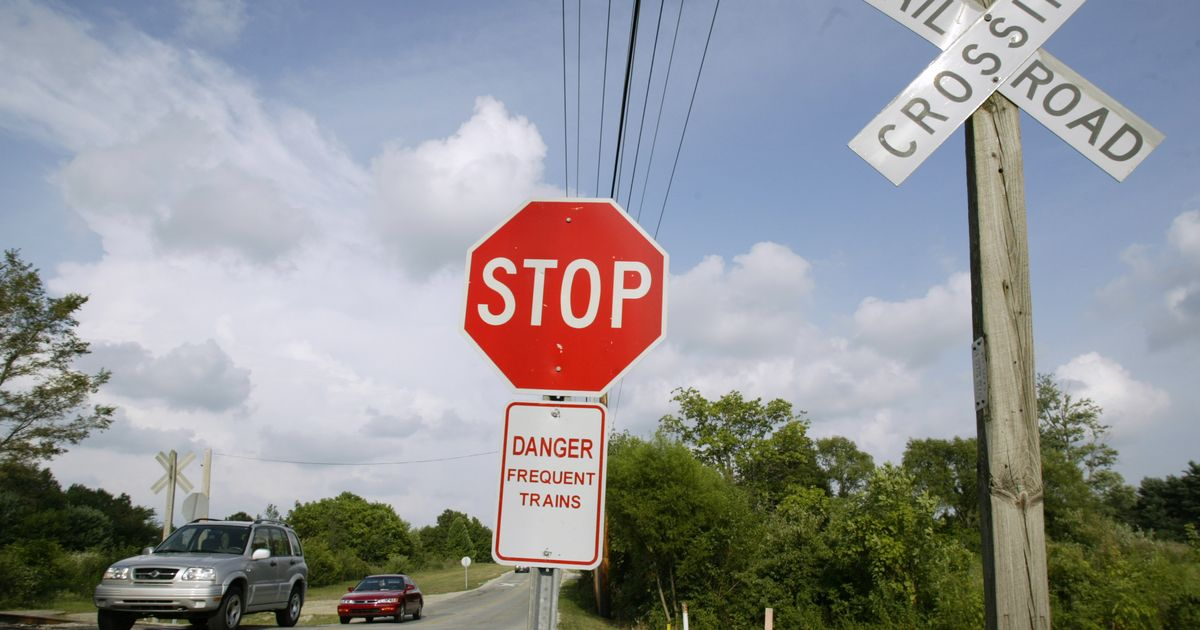
%> input picture Test Images/traffic3.jpg, 1200 x 630 px
$ octave Signage_Board_Detection.m   (GNU Octave 9; MATLAB toolbox functions it lacks are replaced by stand-ins)
%> lines starting %> are read from the running program, lines starting %| are printed output that depends on the picture; in (x1, y1, x2, y2) boxes, pixels count from 0 and x2, y2 are one past the last pixel; in counts of white or black regions, pixels touching at a corner belong together; the program's own positions count from 1
### Source Code/recognition.m
%To crop the segment from source Image
input = output;
values = unique(input(input~=0));
count = numel(values);
Area = zeros(count,1);
[row,col] = size(input);
%For all the idnetified segments
for indexing = 1:count


top_i = 0;
top_j = 0;
bottom_i = 0;
bottom_j = 0;
flag = 0;
%To identify, where the segment begins at the north (- top)
for i = 1:row
    for j = 1:col
    if(input(i,j) == values(indexing))
        top_i = i;
        top_j = j;
        flag = 1;
        break
    end
    end
    if(flag == 1)
        break
    end
end
flag = 0;

%To identify, where the segment ends at the south (- bottom)
for i = row:-1:1
    for j = 1:col
    if(input(i,j) == values(indexing))
        bottom_i = i;
        bottom_j = j;
        flag = 1;
        break
    end
    end
    if(flag == 1)
        break
    end
end

flag = 0;

%To identify, where the segment ends at from the east (-right)
for i = col:-1:1
    for j = 1:row
    if(input(j,i) == values(indexing))
        right_i = j;
        right_j = i;
        flag = 1;
        break
    end
    end
    if(flag == 1)
        break
    end
end

flag = 0;

%To identify, where the segment begins starts at the west (-left)
for j = 1:col
    for i = 1:row
    if(input(i,j) == values(indexing))
        left_i = i;
        left_j = j;
        flag = 1;
        break
    end
    end
    if(flag == 1)
        break
    end
end

%Borders of Square Calculation - To form square

square_right_row_top = top_i - 5;
square_right_col_top = right_j + 5;

square_left_row_top = square_right_row_top;
square_left_col_top = left_j - 5;

square_left_row_bottom = bottom_i + 5;
square_left_col_bottom = square_left_col_top;

square_right_row_bottom = square_left_row_bottom;
square_right_col_bottom = square_right_col_top;

%To plot the identified shape on the original image
width = square_right_col_top - square_left_col_top;
height = square_left_row_bottom - square_left_row_top;

Area(indexing) = width * height;

if(Area(indexing) > 2000)

figure
imshow(source)
rectangle('Position',[square_left_col_top,square_left_row_top,width,height],'LineWidth',5,'EdgeColor','r'),title('Identified Signage Information');
%To analyse the cropped Image
%Extracting the segment from the source
cropped_Image = source(square_left_row_top:square_right_row_bottom,square_left_col_top:square_right_col_bottom,:);
figure
imshow(cropped_Image),title('Extracted Image');

%To alarm, The sign has been identified
[y,fs] = audioread('Horn.wav');
sound = audioplayer(y,fs);
play(sound);

%Optical character Recognition
% text = ocr(cropped_Image);
end
end

### Source Code/Signage_Board_Detection.m
close all
%Read Source Image
source = imread('traffic3.jpg');
%> source is the input picture: size 630x1200x3 uint8; mean R, G, B 146, 147, 149.5

figure;
imshow(source),title('Source Image');

%Extract R,G and B portions of the image
red = source(:,:,1);
green = source(:,:,2);
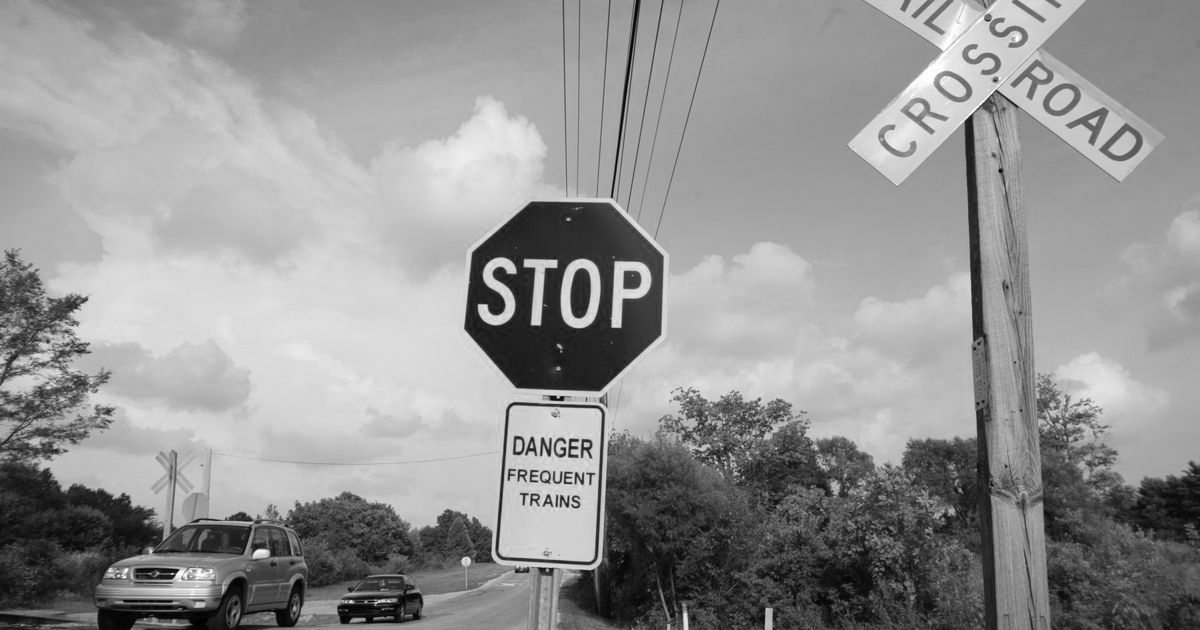
%> green: size 630x1200 uint8; min 0, max 255, mean 147
blue = source(:,:,3);
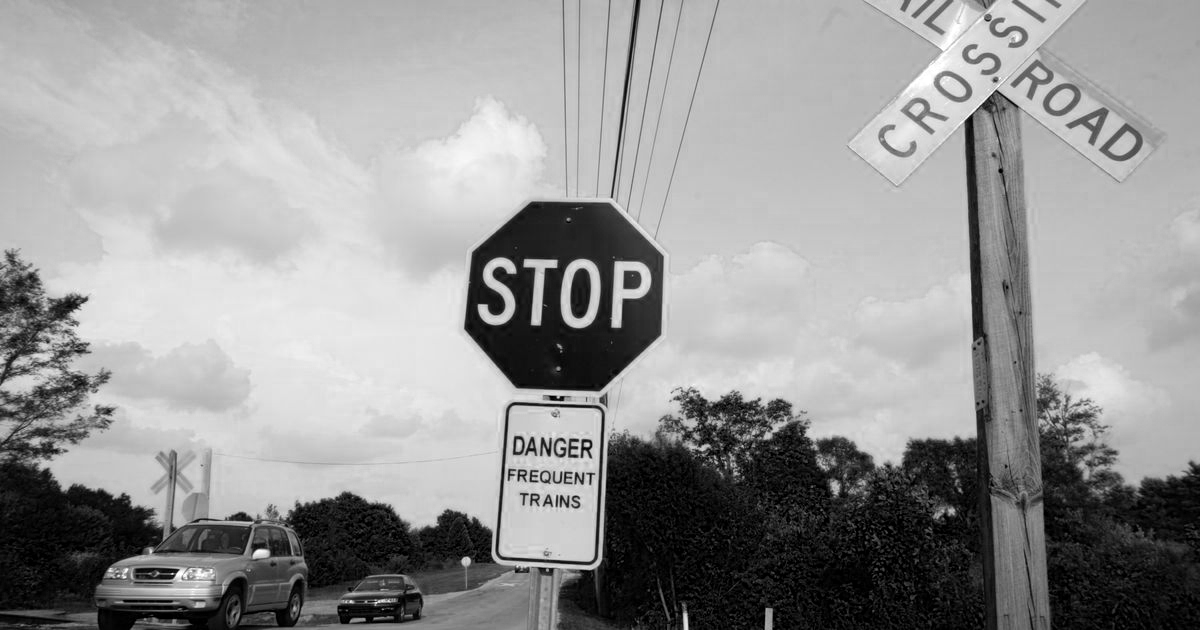
%> blue: size 630x1200 uint8; min 0, max 255, mean 149.5

%Stop and yield signs are always red in colour
%Extracting only the red portion from the source image
final = red - blue - green;

figure;
imshow(final),title('After R portion Extraction');

%To analyse Connected Components, we are converting extracted image into
%binary image
binary_image = imbinarize(final);
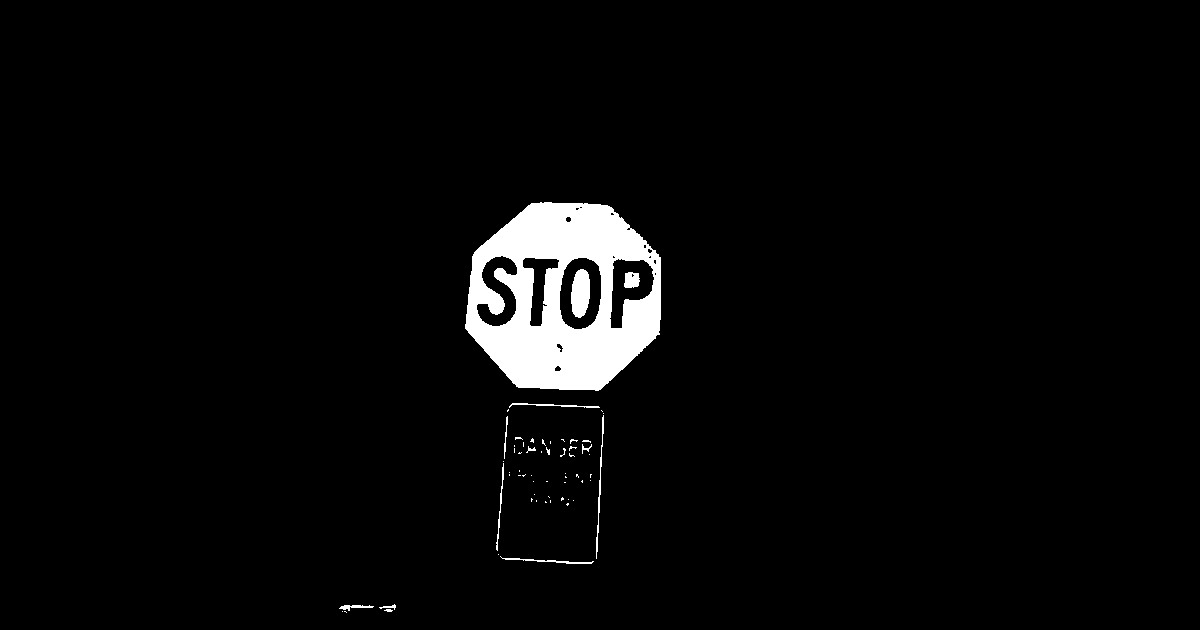
%> binary_image: size 630x1200 logical; 3.3% white; 62 white regions (50 under 20 px), largest, box (x1, y1, x2, y2) and area: (465, 202, 661, 391) 22785, (571, 269, 590, 318) 745, (596, 415, 604, 559) 227

figure;
imshow(binary_image),title('After converting to Binary Image');

%To remove noises, and tiny portions
noiseless_image = bwareaopen(binary_image, 400);
%> noiseless_image: size 630x1200 logical; 3.1% white; 2 white regions, box (x1, y1, x2, y2) and area: (465, 202, 661, 391) 22785, (571, 269, 590, 318) 745

figure
imshow(noiseless_image),title('After removing smaller areas');

%Connected Components Analysis
%using 4 connectivity
connected = bwlabel(noiseless_image, 4);
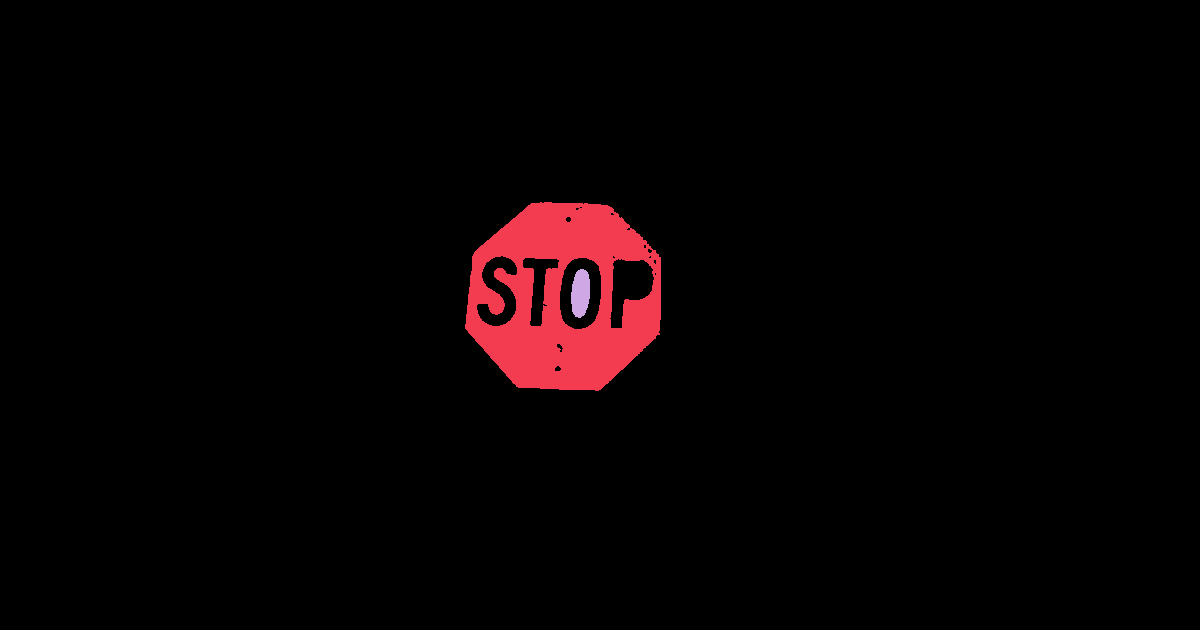
%> connected: size 630x1200 double; 3 distinct labels, from 0 to 2; one colour per label, 0 black
Major_axis = regionprops(connected, 'MajorAxisLength');
%> Major_axis = 2 regions; MajorAxisLength: 212.5, 50.17
Minor_axis = regionprops(connected, 'MinorAxisLength');
%> Minor_axis = 2 items; MinorAxisLength: 197.9, 18.97

%No of connected Components
uniques = unique(connected);
%> uniques = [0; 1; 2]
count = max(uniques);
%> count = 2

output = connected;

%Removing portions of image that are not fit to be signage board
for i = 1:count
    fill_numerator = Major_axis(i).MajorAxisLength;
    fill_denominator = Minor_axis(i).MinorAxisLength;
    fill_ratio = fill_numerator/fill_denominator;
    %To avoid dividing by zero
    if (Minor_axis(i).MinorAxisLength==0)
        output(connected==i) = 0;
    %Filing ratio
    %1.6 - Set value for a standard stop sign board
    elseif (fill_ratio > 1.6)
        output(connected==i) = 0;
    end
end
%> this loop made 2 passes
%> (fill_numerator, fill_denominator, fill_ratio) on passes 1 to 2: (212.5, 197.9, 1.07), (50.17, 18.97, 2.64)
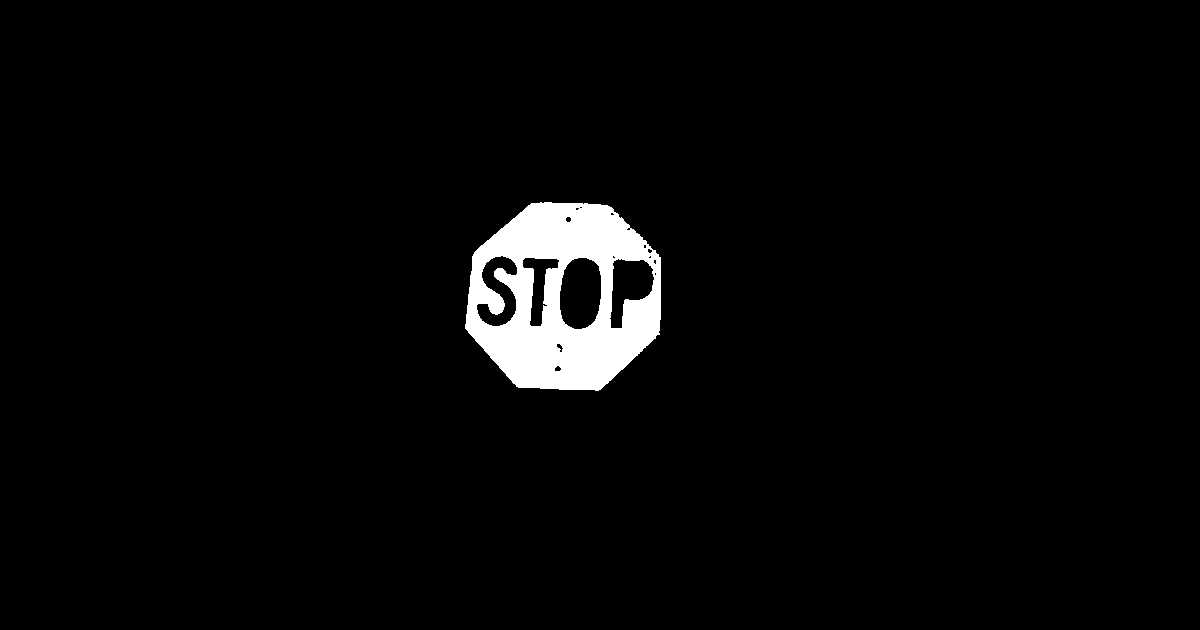
%> output: size 630x1200 double; values 0 (black) and 1 (white), 3% white; 1 white region, box (x1, y1, x2, y2) and area: (465, 202, 661, 391) 22785

figure;
imshow(output);title('Removing filling ratio > 1.6');

%To determine Areas eliminating segments with small area
BW2 = bwareaopen(output, 500);
subplot(1,3,2),
imshow(BW2),title('Eliminating the segments other than signage');

%Mapping the existing areas on the connected components image
output(BW2 == 0) = 0;
figure;
imshow(output),title('Segmented Image');
recognition();
%> `values = unique(input(input~=0));`: values = 1
%> the run ends on the next line

$ run again, with Test Images/cloud.jpg copied over Test Images/traffic3.jpg
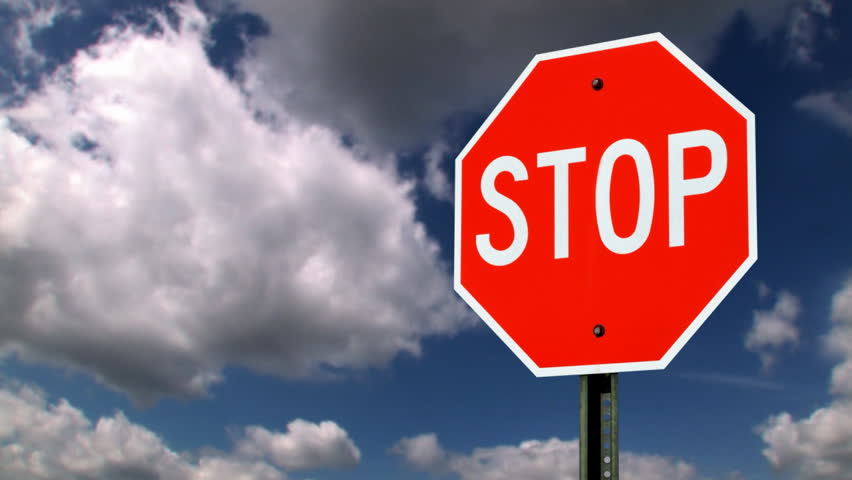
%> input picture Test Images/cloud.jpg, 852 x 480 px
%> source is the input picture: size 480x852x3 uint8; mean R, G, B 136.2, 108, 120.5
%> binary_image: size 480x852 logical; 14.9% white; 3 white regions, box (x1, y1, x2, y2) and area: (461, 41, 748, 368) 58314, (610, 155, 639, 238) 1975, (684, 146, 711, 179) 783
%> connected: size 480x852 double; 4 distinct labels, from 0 to 3
%> Major_axis = 3 regions; MajorAxisLength: 356.8, 85.63, 35.13
%> Minor_axis = 3 items; MinorAxisLength: 294.6, 29.45, 29.17
%> uniques = [0; 1; 2; 3]
%> `count = max(uniques);`: count = 3
%> the loop `for i = 1:count` made 3 passes
%> (fill_numerator, fill_denominator, fill_ratio) on passes 1 to 3: (356.8, 294.6, 1.21), (85.63, 29.45, 2.91), (35.13, 29.17, 1.2)
%> after the loop `for i = 1:count`:
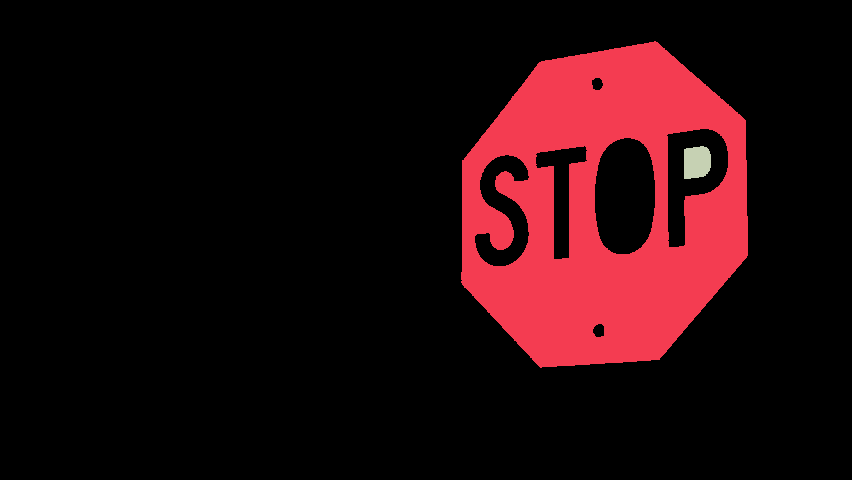
%> output: size 480x852 double; 3 distinct labels, from 0 to 3; one colour per label, 0 black
%> BW2: size 480x852 logical; 14.5% white; 2 white regions, box (x1, y1, x2, y2) and area: (461, 41, 748, 368) 58314, (684, 146, 711, 179) 783
%> values = [1; 3]
%> `count = numel(values);`: count = 2
